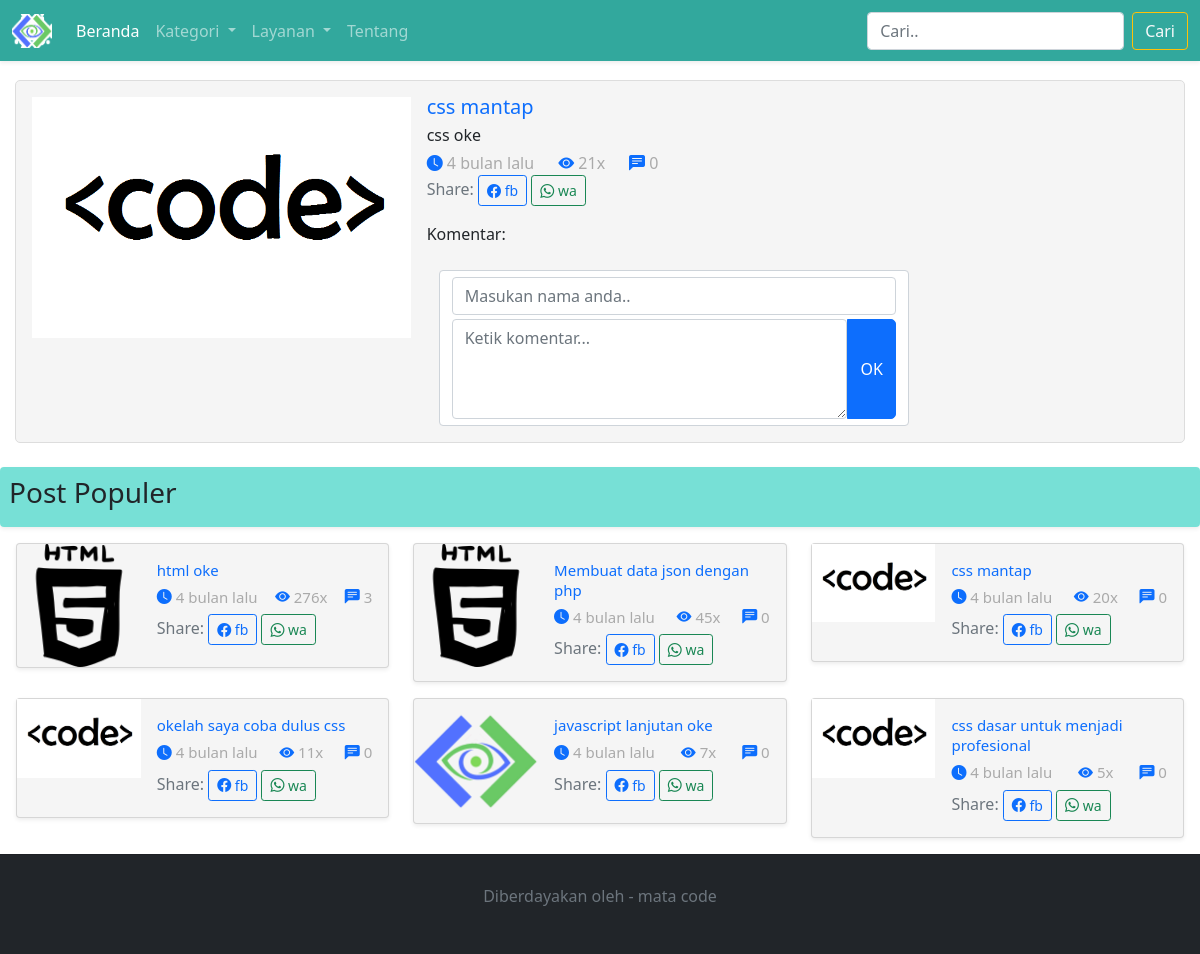
The page /detail/css-mantap/ on the database its author committed.
### tables this page shows
CREATE TABLE `kategori` (
  `id_kategori` int(11) NOT NULL,
  `url_kategori` varchar(50) NOT NULL,
  `nama_kategori` varchar(50) NOT NULL,
  `img_kategori` varchar(100) NOT NULL,
  `urutan_kategori` int(11) NOT NULL
);

CREATE TABLE `posting` (
  `id_posting` int(11) NOT NULL,
  `url_posting` varchar(200) NOT NULL,
  `judul_posting` varchar(100) NOT NULL,
  `isi_posting` longtext NOT NULL,
  `tanggal_posting` varchar(100) NOT NULL,
  `kategori_posting` int(11) NOT NULL,
  `visitor_posting` int(11) NOT NULL
);

### application/controllers/Infopost.php (called while the page is built, shortened)
<?php
class Infopost extends CI_Controller {
	public function index($urlpost)
	{
		$data['title']='Info detail';
		$querydetail="SELECT posting.*,kategori.*, count(id_post) as jmlkomen from posting left join kategori on posting.kategori_posting=kategori.id_kategori left join komentar on posting.id_posting=komentar.id_post where url_posting = '$urlpost' group by id_posting";
		$data['detailposting']=$this->db->query($querydetail)->row_array();
		$idpost=$data['detailposting']['id_posting'];
		$data['visitorpost']=$data['detailposting']['visitor_posting'];
		$this->db->set('visitor_posting', $data['visitorpost']+1);
		$this->db->where('id_posting', $idpost);
		$this->db->update('posting');
		$data['komentars']=$this->db->get_where('komentar',['id_post' => $idpost])->result_array();
		$oldvisitor=$this->db->get_where('visitor',['id_visitor' => 1])->row_array();
		$data['totalvisitor']=$oldvisitor['total_visitor'];
		$this->db->set('total_visitor', $oldvisitor['total_visitor']+1);
		$this->db->where('id_visitor', 1);
		$this->db->update('visitor');
		$postpopuler="SELECT posting.*,kategori.*, count(id_post) as jmlkomen from posting left join kategori on posting.kategori_posting=kategori.id_kategori left join komentar on posting.id_posting=komentar.id_post group by id_posting order by visitor_posting desc limit 6";
		$data['postpopuler']=$this->db->query($postpopuler)->result_array();
		$querykategori="SELECT kategori.*, count(kategori_posting) as totalkategori from kategori left join posting on posting.kategori_posting=kategori.id_kategori group by id_kategori order by urutan_kategori";
		$data['kategories']=$this->db->query($querykategori)->result_array();
		$this->load->view('templates/header',$data);
		$this->load->view('public/detailpost',$data);
	}
}

### index.php (called while the page is built, shortened)
<?php
require_once BASEPATH.'core/CodeIgniter.php';

### application/views/public/detailpost.php (the view, shortened to what this page needs)
    <nav class="navbar fixed-top navbar-expand-lg navbar-dark text-light shadow-sm" style="background-color:#32a89d">
      <div class="container-fluid">
        <a class="navbar-brand" href="<?= base_url(); ?>">
          <img src="<?= base_url('assets/img/matacode3.png'); ?>" alt="" width="40" height="34" class="d-inline-block align-text-top">
        </a>
        <div class="collapse navbar-collapse" id="navbarSupportedContent">
          <ul class="navbar-nav me-auto mb-2 mb-lg-0">
            <li class="nav-item">
              <a class="nav-link active" aria-current="page" href="<?= base_url(); ?>">Beranda</a>
            </li>
            <li class="nav-item dropdown">
              <a class="nav-link dropdown-toggle" href="#" id="navbarDropdown" role="button" data-bs-toggle="dropdown" aria-expanded="false">
                Kategori
              </a>
            </li>
            <li class="nav-item dropdown">
              <a class="nav-link dropdown-toggle" href="#" id="navbarDropdown" role="button" data-bs-toggle="dropdown" aria-expanded="false">
                Layanan
              </a>
            </li>
            <li class="nav-item">
              <a class="nav-link" href="<?= base_url('beranda/tentang'); ?>">Tentang</a>
            </li>
          </ul>
          <form class="d-flex" method="post" action="<?= base_url('caridata'); ?>">
            <input required class="form-control me-2" name="cariberanda" value="<?= set_value('cariberanda'); ?>" type="search" placeholder="Cari.." aria-label="Search">
            <button class="btn btn-outline-warning text-light" name="buttoncariberanda" type="submit">Cari</button>
          </form>
        </div>
      </div>
    </nav>
    <div class="clearfix p-3" style="background-color:#f5f5f5;;margin:80px 15px 0px 15px;border-radius:5px;border:1px solid #ddd">
      <img src="<?= base_url('assets/img/img-kategori/'.$detailposting['img_kategori']); ?>" class="col-sm-4 float-sm-start mb-2 me-3 ms-sm-0 col-12"  alt="logo">
      <a href="#!" style="text-decoration:none;"><h5 class="card-title" style="line-height:20px;"><?= $detailposting['judul_posting']; ?></h5></a>
      <p class="card-text" style="line-height:20px;"><?= $detailposting['isi_posting']; ?></p>
      <div class="d-flex justify-content-start" style="margin-top:-10px;color:#aaa;">
        <span class="fs-0 me-4"><i class="bi bi-clock-fill text-primary"></i>
          <?php
            $waktu=time()-$detailposting['tanggal_posting'];
            if($waktu<60){
              echo $waktu.' detik lalu';
            }else if($waktu>=60&&$waktu<=3600){
              $waktumenit=$waktu/60;
              echo floor($waktumenit).' menit lalu';
            }else if($waktu>=3600&&$waktu<=86400){
              $waktujam=$waktu/3600;
              echo floor($waktujam).' jam lalu';
            }else if($waktu>=86400&&$waktu<=604800){
              $waktuhari=$waktu/86400;
              echo floor($waktuhari).' hari lalu';
            }else if($waktu>=604800&&$waktu<=2592000){
              $waktuminggu=$waktu/604800;
              echo floor($waktuminggu).' minggu lalu';
            }else if($waktu>=2592000&&$waktu<=31536000){
              $waktubulan=$waktu/2592000;
              echo floor($waktubulan).' bulan lalu';
            }else{
              $waktutahun=$waktu/31536000;
              echo floor($waktubulan).' tahun lalu';
            }
          ?>
        </span>
        <span class="fs-0 me-4"><i class="bi bi-eye-fill text-primary"></i> <?=$detailposting['visitor_posting']+1; ?>x</span>
        <span class="fs-0"><i class="bi bi-chat-left-text-fill text-primary"></i> <?= $detailposting['jmlkomen']; ?></span>
      </div>
      <?php $link=base_url('detail/'.$detailposting['url_posting']); ?>
      <p class="card-text" style="margin-top:0px">
        <span class="text-muted">Share: </span>
        <a target="_blank" href="https://www.facebook.com/share.php?u=<?=$link; ?>" title="Share this post on Facebook"><button type="button" class="btn btn-sm btn-outline-primary"><i class="bi bi-facebook"></i> fb</button></a>
        <a target="_blank" href="https://api.whatsapp.com/send?text=<?=$link; ?>" title="Share this post on Whatsapp"><button type="button" class="btn btn-sm btn-outline-success"><i class="bi bi-whatsapp"></i> wa</button></a>
      </p>
      <span>Komentar:</span>
      <div class=" row mt-4">
        <div class="col-lg-8">
        <form class="form-control" action="<?=base_url('infopost/tambahkomen'); ?>" method="post">
        <?php if(!$this->session->userdata('level_user')){ ?>
        <div class="input-group input-group mb-1">
          <input type="text" class="form-control kosong1 namaanda" aria-label="Sizing example input" aria-describedby="inputGroup-sizing-sm" name="namaanda" placeholder="Masukan nama anda.."  required>
        </div>
        <?php } ?>
        <div class="d-flex justify-content-start">
          <textarea class="form-control h-5 komentaranda" style="height:100px" aria-label="With textarea" placeholder="Ketik komentar..." name="komentaranda" required></textarea>
          <button type="submit" style="border-radius:0 5px 5px 0;z-index:0" class="input-group-text btn btn-primary bg-primary text-white aturkomen tambahkomentar">OK</button>
        </div>
        </form>
        </div>
      </div>
    </div>
    <div class="alert mt-4 p-2 shadow-sm" role="alert" style="background-color:rgba(85, 217, 204,.8);">
      <h3>Post Populer</h3>
    </div>
    <div class="row ms-1 me-1">
      <?php foreach($postpopuler as $ppopuler): ?>
      <?php $link=base_url('detail/'.$ppopuler['url_posting']); ?>
      <div class="col-md-6 col-lg-4">
        <div class="card mb-3 shadow-sm" style="background-color:#f5f5f5;">
          <div class="row g-0">
            <div class="col-4">
              <img src="<?=base_url('assets/img/img-kategori/'.$ppopuler['img_kategori']); ?>" alt="logo matacode" width="100%">
            </div>
            <div class="col-8">
              <div class="card-body">
                <a href="<?= base_url('detail/'.$ppopuler['url_posting'].'/'); ?>" style="text-decoration:none;"><h5 class="card-title" style="line-height:20px;font-size:15px"><?= $ppopuler['judul_posting']; ?></h5></a>
                <p class="card-text" style="line-height:20px;"><a href="#"></a>
                  <div class="d-flex justify-content-between" style="margin-top:-10px;color:#aaa;font-size:15px">
                  <span class="fs-0"><i class="bi bi-clock-fill text-primary"></i>
                    <?php
                      $waktu=time()-$ppopuler['tanggal_posting'];
                      if($waktu<60){
                        echo $waktu.' detik lalu';
                      }else if($waktu>=60&&$waktu<=3600){
                        $waktumenit=$waktu/60;
                        echo floor($waktumenit).' menit lalu';
                      }else if($waktu>=3600&&$waktu<=86400){
                        $waktujam=$waktu/3600;
                        echo floor($waktujam).' jam lalu';
                      }else if($waktu>=86400&&$waktu<=604800){
                        $waktuhari=$waktu/86400;
                        echo floor($waktuhari).' hari lalu';
                      }else if($waktu>=604800&&$waktu<=2592000){
                        $waktuminggu=$waktu/604800;
                        echo floor($waktuminggu).' minggu lalu';
                      }else if($waktu>=2592000&&$waktu<=31536000){
                        $waktubulan=$waktu/2592000;
                        echo floor($waktubulan).' bulan lalu';
                      }else{
                        $waktutahun=$waktu/31536000;
                        echo floor($waktubulan).' tahun lalu';
                      }
                    ?>
                  </span>
                  <span class="fs-0"><i class="bi bi-eye-fill text-primary"></i> <?= $ppopuler['visitor_posting']; ?>x</span>
                  <span class="fs-0"><i class="bi bi-chat-left-text-fill text-primary"></i> <?= $ppopuler['jmlkomen']; ?></span>
                  </div>
                </p>
                <p class="card-text" style="margin-top:-10px">
                  <span class="text-muted">Share: </span>
                  <a target="_blank" href="https://www.facebook.com/share.php?u=<?=$link; ?>" title="Share this post on Facebook"><button type="button" class="btn btn-sm btn-outline-primary"><i class="bi bi-facebook"></i> fb</button></a>
                  <a target="_blank" href="https://api.whatsapp.com/send?text=<?=$link; ?>" title="Share this post on Whatsapp"><button type="button" class="btn btn-sm btn-outline-success"><i class="bi bi-whatsapp"></i> wa</button></a>
                </p>
              </div>
            </div>
          </div>
        </div>
      </div>
      <?php endforeach; ?>
    </div>
    <div class="card-footer text-muted bg-dark d-flex justify-content-center align-items-center" style="height:100px">
      <span class="">
        <p>Diberdayakan oleh - mata code</p>
      </span>
    </div>
  </body>
</html>

### rows shown on the page
kategori: img_kategori (picture)
posting: judul_posting "css mantap", isi_posting "css oke", $detailposting['visitor_posting']+1 "21", kategori.img_kategori (picture), visitor_posting "20", jmlkomen "0"
posting: kategori.img_kategori (picture), judul_posting "html oke", visitor_posting "276", jmlkomen "3"
posting: kategori.img_kategori (picture), judul_posting "Membuat data json dengan php", visitor_posting "45", jmlkomen "0"
posting: kategori.img_kategori (picture), judul_posting "okelah saya coba dulus css", visitor_posting "11", jmlkomen "0"
posting: kategori.img_kategori (picture), judul_posting "javascript lanjutan oke", visitor_posting "7", jmlkomen "0"
posting: kategori.img_kategori (picture), judul_posting "css dasar untuk menjadi profesional", visitor_posting "5", jmlkomen "0"

### other values the page prints
$detailposting['jmlkomen'] "0"
